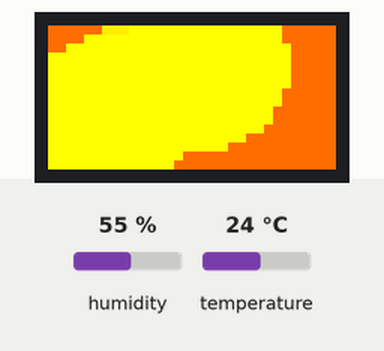
This sketch was run on a simulated Arduino Mega 2560, built with avr-gcc and run on an emulated ATmega2560. Parts: 32×16 colour display. The test bench sets the inputs (shaded band); at power-on: temperature 24 °C, humidity 55 %. What the sketch prints to the serial monitor is not drawn.

Above: at 2.88 s.
2.9 s: temperature set to 12 °C
At 5.0 s:
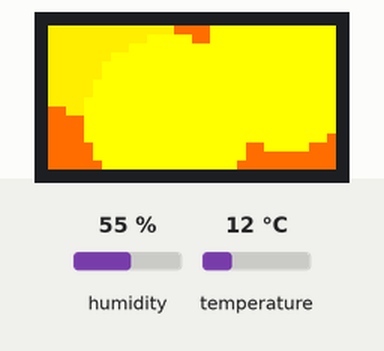
5.6 s: temperature set to 19 °C
At 6.15 s:
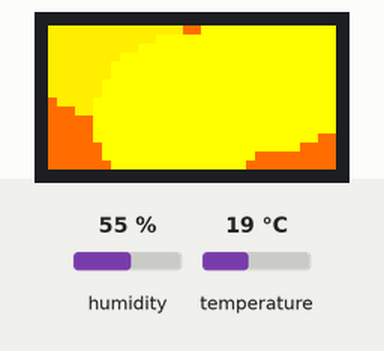

The sketch:

Falkin_Amy_Final_Project.ino
```cpp
//Amy Falkin Final Project
//5/3/18
// DHT example Written by Ladyada, public domain
//I also used some of the scrolling text RGB example from Adafruit but changed it completely.


#include "DHT.h"
#define DHTPIN 11     // what digital pin we're connected to
#define DHTTYPE DHT22   // DHT 22  (AM2302), AM2321
#include <Adafruit_GFX.h>   // Core graphics library
#include <RGBmatrixPanel.h> // Hardware-specific library
#define F2(progmem_ptr) (const __FlashStringHelper *)progmem_ptr
#define CLK 8  // MUST be on PORTB! (Use pin 11 on Mega)
#define LAT A3
#define OE  9
#define A   A0
#define B   A1
#define C   A2
// Last parameter = 'true' enables double-buffering, for flicker-free,
// buttery smooth animation.  Note that NOTHING WILL SHOW ON THE DISPLAY
// until the first call to swapBuffers().  This is normal.
RGBmatrixPanel matrix(A, B, C, CLK, LAT, OE, true);

// Initialize DHT sensor.
DHT dht(DHTPIN, DHTTYPE);

const char str[] PROGMEM = "Adafruit 16x32 RGB LED Matrix";
// Initial X,Y pos & velocity for 3 bouncy balls
int8_t ball[5][4] = {
  {  3,  0,  1,  0 },
  { -17, 15,  1, 0 },
  { 27,  4, -1,  0 },
  {12, 10,   1,    0},
  { -22, 2,   1,    0}
};

void setup() {
  Serial.begin(9600);
  //begin the RGB LED matrix
  matrix.begin();
  //begin the DHT22 temp sensor
  dht.begin();
  //pinMode(DHTPIN, INPUT);
}

//Draw the scene with the background defined by RGB colors and the 5 balls in different colors
void drawLava(int backR, int backG, int backB, uint16_t ballcolor[5]) {
  // Clear background
  //matrix.begin();
  matrix.fillScreen(matrix.Color333(backR, backG, backB));
  byte i;
  // Bounce three balls around
  for (i = 0; i < 5; i++) {
    // Draw 'ball'
    matrix.fillCircle(ball[i][0], ball[i][1], 9, ballcolor[i]);
    // Update X, Y position
    ball[i][0] += ball[i][2];
    ball[i][1] += ball[i][3];
    // Bounce off edges
    if ((ball[i][0] == 0) || (ball[i][0] == (matrix.width() - 1)))
      ball[i][2] *= -1;
    if ((ball[i][1] == 0) || (ball[i][1] == (matrix.height() - 1)))
      ball[i][3] *= -1;
  }
  // Update display
  matrix.swapBuffers(false);
}

void coldestColors() {
  //sets the colors of the 5 balls for the temperature range from 0 - 30
  uint16_t coldestColors[5] = {
    0x0085ff,
    0x0085ff,
    0x0085ff,
    0x0085ff,
    0x0085ff
  };
  //draws the scene incorporating the background colors
  drawLava(255, 255, 255, coldestColors);
}

void coldColors() {
  //sets the colors of the 5 balls for the temperature range from 31 - 45
  uint16_t coldColors[5] = {
    0x17B8,
    0xAE7E,
    0x17B8,
    0xAE7E,
    0xAE7E
  };
  drawLava(0, 0, 255, coldColors);
}

void warmColors() {
  //sets the colors of the 5 balls for the temperature range from 46 - 65
  uint16_t warmColors[5] = {
    0xFFED,
    0xFFED,
    0xFFED,
    0xFFED,
    0xFFED
  };
  drawLava(0, 255, 0, warmColors);
}


void warmerColors() {
  //sets the colors of the 5 balls for the temperature range from 66 - 75
  uint16_t warmerColors[5] = {
    0xFF20, // Yellow
    0xFF20, // Yellow
    0xFFC0,  // Yellow
    0xFFC0,
    0xFFC0 //other
  };
  drawLava(7, 3, 0, warmerColors);
}


void hotColors() {
  //sets the colors of the 5 balls for the temperature range from 75 - 100
  uint16_t hotColors[5] = {
    0xFBE0,
    0xFB40,
    0xFB40,
    0xFB40,
    0xFBE0
  };
  drawLava(7, 0, 0, hotColors);
}


void loop() {
  // Wait a 2 seconds between measurements.
  //delay(2000);
  // Read temperature as Fahrenheit (isFahrenheit = true)
  //assign temperature to f value
  double f = dht.readTemperature(true);
  //print the temperature value in Serial
  Serial.print(f);
  Serial.print(" *F\t");

  //if temperature is above 65, show warmColors() function
  if (f > 65) {
    warmerColors();
  }
  //  if (f < 30 && f > 0) {
  //    Serial.println("Freezing!");
  //  coldestColors();
  // //    show blue and white matrix
  // } else if (f > 31 && f < 45) {
  //  Serial.println("Cold");
  //    coldColors();
  //    // show light blue and dark blue matrix
  //} else if (f > 46 && f < 65) {
  //    Serial.println("Cool!");
  //    // show dark green and light yellow matrix
  //    warmColors();
  //  } else if (f > 66 && f < 75) {
  //    Serial.println("Warm!");
  //    warmerColors();
  //    // show orange and yellow matrix
  //  } else if (f > 76 && f < 100) {
  //   Serial.println("Hot!");
  //    hotColors();
  //    //show red and orange matrix
  // }
  //


}
```

Measured:
- after the input at 5.6 s, the display: changes after 0.55 s (image 2)
